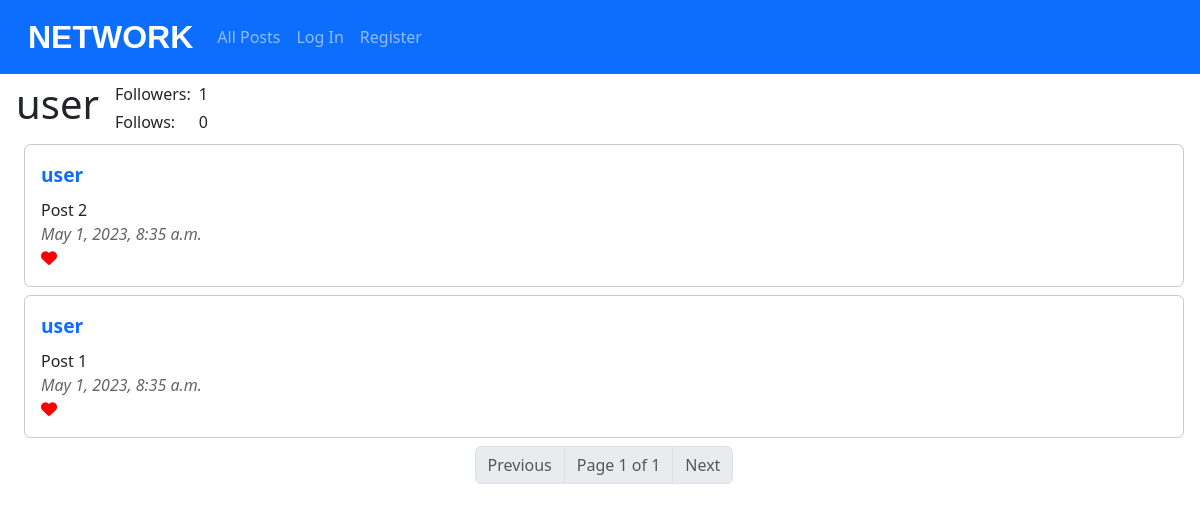
The app's page /profile/user with its own data.
### network/models.py (models this page shows, shortened)
class User(AbstractUser):
    pass

class Post(models.Model):
    body = models.CharField(max_length=640)                                         # Post text
    date = models.DateTimeField(auto_now_add=True)                                  # Creation date
    date_edit = models.DateTimeField(auto_now=True, blank=True)                     # Edit date
    user = models.ForeignKey(User, on_delete=models.CASCADE)                        # User
    likes = models.ManyToManyField(User, blank=True, related_name="users_likes")    # Likes

### network/views.py (the view)
# urls.py: path("profile/<str:user>", views.profile, name="profile"),
def profile(request, user):
    user = get_object_or_404(User, username=user)
    try:
        posts = Post.objects.filter(user = user)
        posts = posts.order_by("-date").all()
        paginator = Paginator(posts, 10)
        page_number = request.GET.get('page')
        page_obj = paginator.get_page(page_number)
    except:
        page_obj = False
    try:
        user_followers = len(Follow.objects.filter(followed_users = user))
    except:
        user_followers = 0
    try:
        user_follows = len(Follow.objects.get(user = user).followed_users.all())
    except:
        user_follows = 0
    current_user = False
    if user.username == str(request.user):
        current_user = True
    logged_in = False
    if request.user.is_authenticated:
        logged_in = True
    return render(request, "network/profile.html",{
        "user_name": user.username,
        "page_obj": page_obj,
        "user_follows": user_follows,
        "user_followers": user_followers,
        "current_user": current_user,
        "logged_in": logged_in
        })

### network/templates/network/profile.html (shortened to what this page needs)
{% extends "network/layout.html" %}
{% block body %}
<div id="profile_div">
    <div id="heading_div">
        <div id="profile_heading"><h1 id="heading_h1">{{ user_name }}</h1></div>
        <div id="profile_info">
            <div id="profile_followers">
                <span id="user_followers_text">Followers: </span>
                <span id="user_followers">{{ user_followers }}</span>
            </div>
            <div id="profile_following">
            <span id="user_following_text">Follows: </span>
            <span id="user_following">{{ user_follows }}</span>
            </div>
        </div>
      </div>
    <div id="profile_posts">
        <div id="all_posts">
            {% if page_obj %}
                {% for post in page_obj %}
                <div class="post">
                    <div class="post_user"><a href="{% url 'profile' post.user %}">{{ post.user }}</a></div>
                    <div class="post_body">{{ post.body }}</div>
                    <div class="post_date">{{ post.date }}</div>
                    {% if user.is_authenticated %}
                    <div class="post_like_button"></div>
                    {% else %}
                    <div class="post_like_icon"><i class="fa-solid fa-heart" style="color: #ff0000" aria-hidden="true"></i></div>
                    {% endif %}
                </div>
                {% endfor %}
                <nav aria-label="Page navigation example">
                    <ul class="pagination justify-content-center">
                    {% if page_obj.has_previous %}
                        <li class="page-item"><a class="page-link" href="?page={{ page_obj.previous_page_number }}">Previous</a></li>
                    {% else %}
                        <li class="page-item disabled"><a class="page-link">Previous</a></li>
                    {% endif %}
                        <li class="page-item disabled"><a class="page-link">Page {{ page_obj.number }} of {{ page_obj.paginator.num_pages }}</a></li>
                    {% if page_obj.has_next %}
                        <li class="page-item"><a class="page-link" href="?page={{ page_obj.next_page_number }}">Next</a></li>
                    {% else %}
                        <li class="page-item disabled"><a class="page-link">Next</a></li>
                    {% endif %}
                    </ul>
                </nav>
            {% else %}
            <h4>There are no posts yet!</h4>
            {% endif %}
        </div>
    </div>
</div>
{% endblock %}

### network/static/network/styles.css (style rules this page uses)
body { margin: 2rem 1rem; }
a { text-decoration: none; }
#all_posts { margin: 0rem 0rem 1rem 0.5rem; }
.post { padding:1rem; border: 1px solid rgb(200, 200, 200); border-radius: 0.4rem; margin-bottom: 0.5rem; transition: 0.5s background-color ease-in-out; }
.post_user { font-size: 1.2rem; font-weight: bold; margin-bottom: 0.5rem; }
.post_date { font-style: italic; color: rgb(100, 100, 100); }
.post_like_button, .post_like_icon { display: inline-block; }
#heading_div { margin-top: 5rem; display: flex; align-items: center; width: 100%; }
#profile_heading { order: 1; }
#profile_info { display: flex; flex-direction: column; align-items: left; order: 2; }
#profile_followers, #profile_following { display: flex; align-items: center; margin: 0.1rem 1rem; }
#user_followers_text, #user_following_text { width: 100%; }
#user_followers, #user_following { margin-left: 0.5rem; }

### records on screen
User: username "user"
Post: user "user", body "Post 2", date "May 1, 2023, 8:35 a.m."
Post: user "user", body "Post 1", date "May 1, 2023, 8:35 a.m."

### other values on screen
{{ user_followers }} "1"
{{ user_follows }} "0"
{{ page_obj.number }} "1"
{{ page_obj.paginator.num_pages }} "1"
